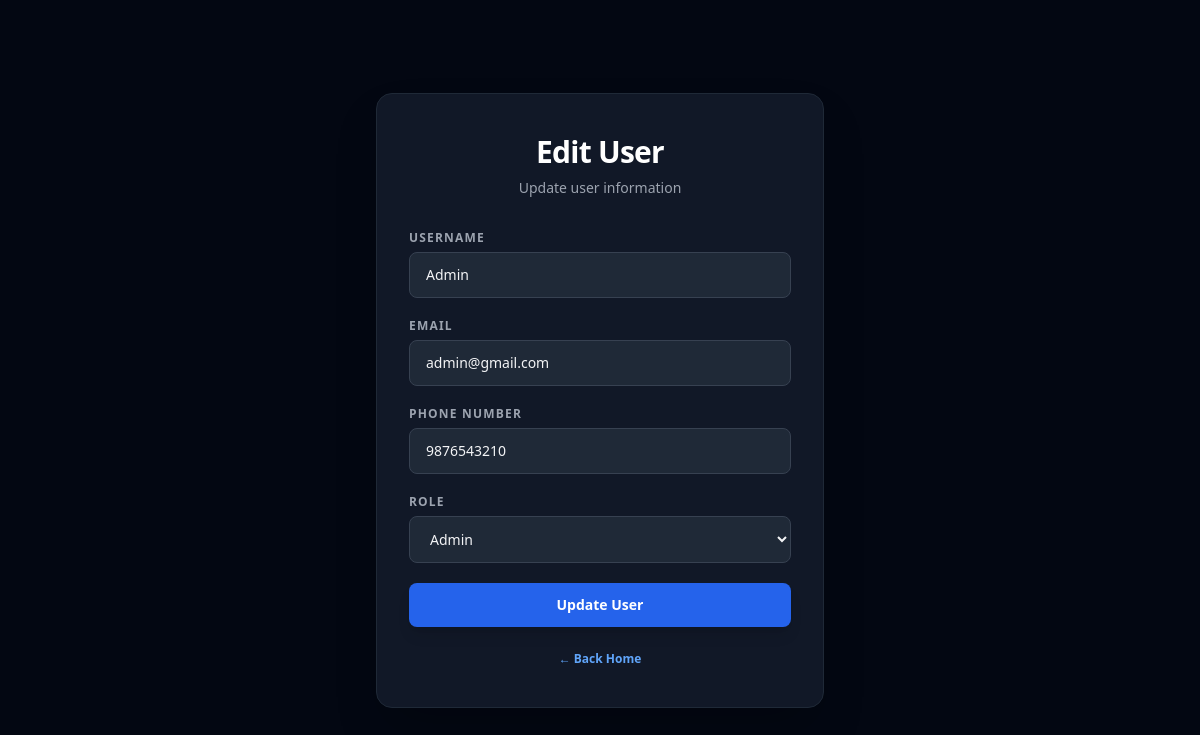
/edit-user/1 (signed in), run on the app's committed database.
### tables this page shows
CREATE TABLE users(
    id INTEGER PRIMARY KEY AUTOINCREMENT,
    username TEXT NOT NULL,
    phone_number TEXT,
    email TEXT UNIQUE NOT NULL,
    password TEXT NOT NULL,
    role TEXT NOT NULL,
    created_at TIMESTAMP DEFAULT CURRENT_TIMESTAMP,
    updated_at TIMESTAMP DEFAULT CURRENT_TIMESTAMP,
    deleted_at TIMESTAMP DEFAULT NULL
    );

### sms/app.py (the view, shortened to what this page needs)
@app.route("/edit-user/<int:id>", methods=["GET", "POST"])
def edit_user(id):
    if "user" not in session:
        return redirect("/login")
    if session.get("role") != "admin":
        return "Access Denied", 403
    conn = get_db_connection()
    cursor = conn.cursor()
    cursor.execute("""
        SELECT *
        FROM users
        WHERE id = ?
    """, (id,))
    user = cursor.fetchone()
    conn.close()
    return render_template(
        "edit_user.html",
        user=user
    )

### sms/app.py (called while the page is built)
def get_db_connection():
    conn = sqlite3.connect("students.db")
    conn.row_factory = sqlite3.Row
    return conn

### sms/templates/edit_user.html (shortened to what this page needs)
<!DOCTYPE html>
<html lang="en">
<head>
    <script src="https://cdn.tailwindcss.com"></script>
</head>
<body class="min-h-screen bg-gray-950 flex items-center justify-center px-4 py-12">
<div class="w-full max-w-md bg-gray-900 border border-gray-800 rounded-2xl px-8 py-10 shadow-2xl">
    <div class="mb-8 text-center">
        <h1 class="text-3xl font-bold text-white tracking-tight">
            Edit User
        </h1>
        <p class="mt-2 text-sm text-gray-400">
            Update user information
        </p>
    </div>
    <form method="POST" class="space-y-5">
        <div class="flex flex-col gap-1.5">
            <label class="text-xs font-semibold uppercase tracking-widest text-gray-400">
                Username
            </label>
            <input
                type="text"
                name="username"
                value="{{ user.username }}"
                required
                class="w-full rounded-lg border border-gray-700 bg-gray-800 px-4 py-3 text-sm text-gray-100
                       transition duration-200 focus:outline-none focus:border-blue-500 focus:ring-1 focus:ring-blue-500">
        </div>
        <div class="flex flex-col gap-1.5">
            <label class="text-xs font-semibold uppercase tracking-widest text-gray-400">
                Email
            </label>
            <input
                type="email"
                name="email"
                value="{{ user.email }}"
                required
                class="w-full rounded-lg border border-gray-700 bg-gray-800 px-4 py-3 text-sm text-gray-100
                       transition duration-200 focus:outline-none focus:border-blue-500 focus:ring-1 focus:ring-blue-500">
        </div>
        <div class="flex flex-col gap-1.5">
            <label class="text-xs font-semibold uppercase tracking-widest text-gray-400">
                Phone Number
            </label>
            <input
                type="text"
                name="phone_number"
                value="{{ user.phone_number }}"
                maxlength="10"
                minlength="10"
                pattern="[0-9]{10}"
                title="Phone number must contain exactly 10 digits"
                oninput="this.value=this.value.replace(/[^0-9]/g,'')"
                required
                class="w-full rounded-lg border border-gray-700 bg-gray-800 px-4 py-3 text-sm text-gray-100
                       transition duration-200 focus:outline-none focus:border-blue-500 focus:ring-1 focus:ring-blue-500">
        </div>
        <div class="flex flex-col gap-1.5">
            <label class="text-xs font-semibold uppercase tracking-widest text-gray-400">
                Role
            </label>
            <select
                name="role"
                class="w-full rounded-lg border border-gray-700 bg-gray-800 px-4 py-3 text-sm text-gray-100
                       transition duration-200 focus:outline-none focus:border-blue-500 focus:ring-1 focus:ring-blue-500">
                <option value="admin"
                {% if user.role=="admin" %}selected{% endif %}>
                    Admin
                </option>
            </select>
        </div>
        <button
            type="submit"
            class="mt-2 w-full rounded-lg bg-blue-600 px-6 py-3 text-sm font-semibold text-white
                   transition duration-200 hover:bg-blue-500 active:scale-[0.98] shadow-lg">
            Update User
        </button>
    </form>
    <p class="mt-6 text-center text-xs text-gray-500">
        <a href="/home"
           class="font-semibold text-blue-400 hover:text-blue-300 transition-colors duration-150">
            ← Back Home
        </a>
    </p>
</div>
</body>
</html>

### data on the page
users: username "Admin", email "admin@gmail.com", phone_number "9876543210", role "Admin"
